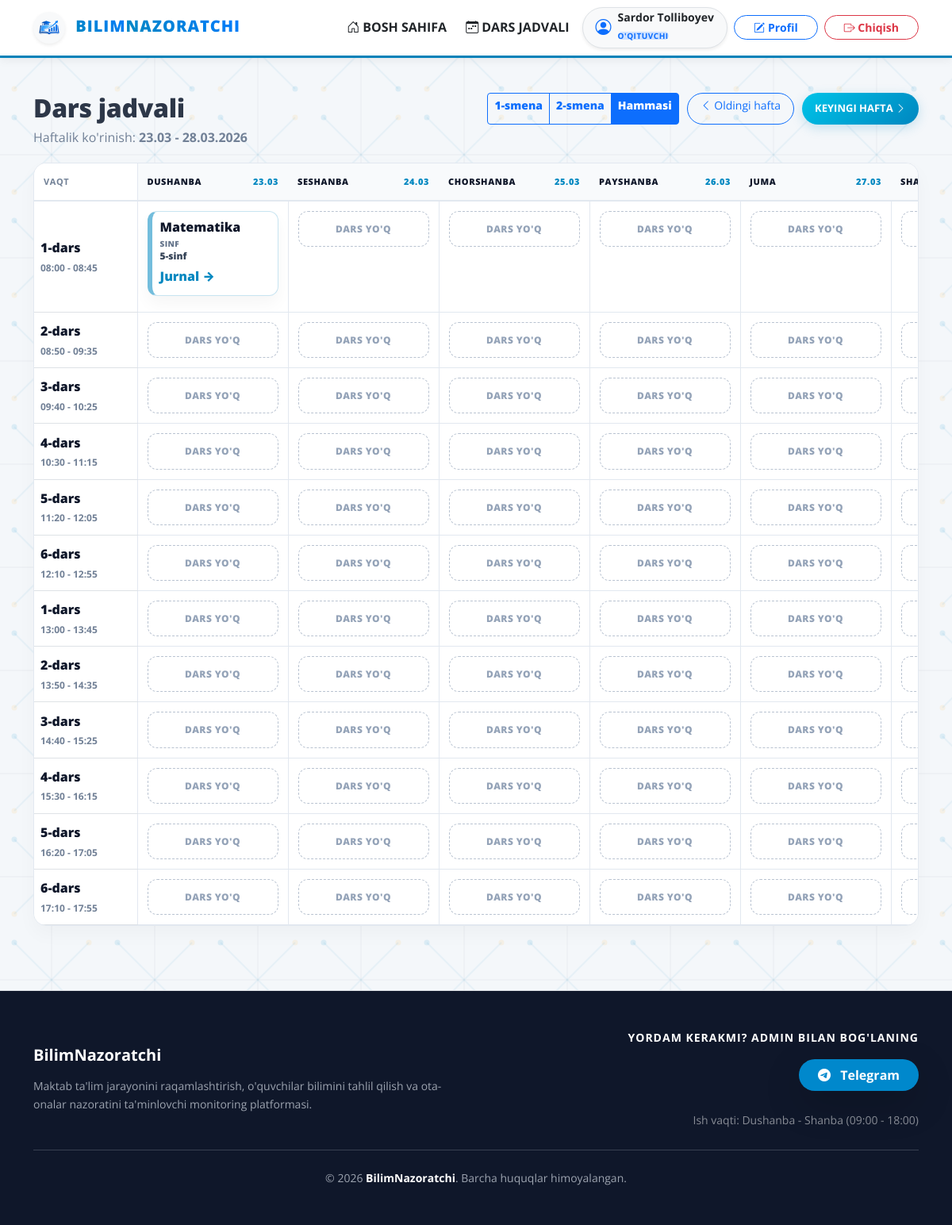
The page /dars-jadvali/ (signed in) on the database as committed earlier.
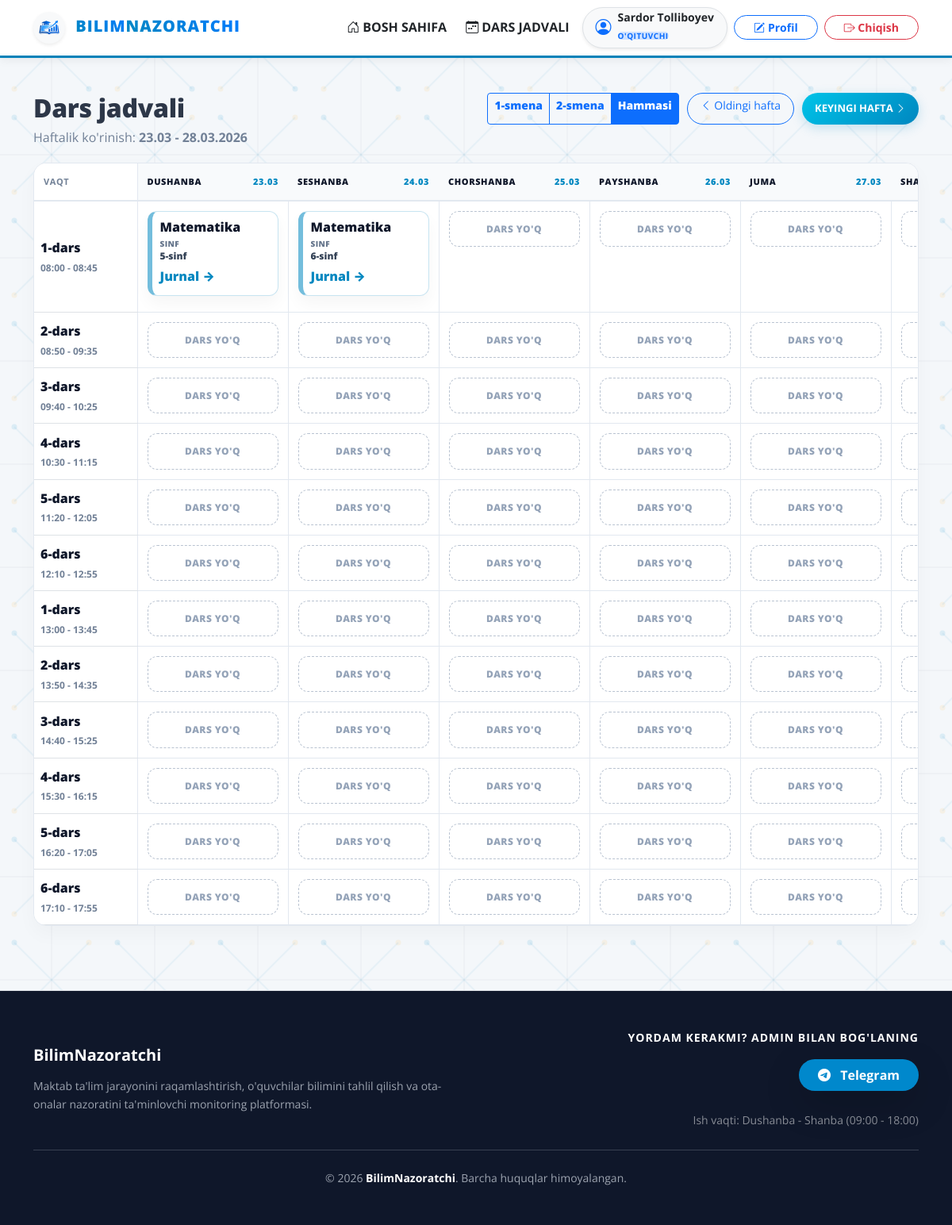
The same page on the database as committed later.
### apps/talim/models.py (models this page shows, shortened)
class Taqsimot(models.Model):
    HAFTA_KUNLARI = (
        ("1", "Dushanba"),
        ("2", "Seshanba"),
        ("3", "Chorshanba"),
        ("4", "Payshanba"),
        ("5", "Juma"),
        ("6", "Shanba"),
    )
    oqituvchi = models.ForeignKey(
        settings.AUTH_USER_MODEL,
        on_delete=models.CASCADE,
        limit_choices_to={"rol": "oqituvchi"},
        related_name="biriktirilgan_darslari",
        verbose_name="Mas'ul o'qituvchi",
    )
    sinf = models.ForeignKey(
        Sinf,
        on_delete=models.CASCADE,
        related_name="dars_jadvali",
        verbose_name="Sinf",
    )
    fan = models.ForeignKey(Fan, on_delete=models.CASCADE, verbose_name="Fan")
    kun = models.CharField("Hafta kuni", max_length=1, choices=HAFTA_KUNLARI)
    soat = models.TimeField("Dars boshlanish vaqti")
    class Meta:
        db_table = "dars_taqsimotlari"
        verbose_name = "Dars taqsimoti"
        verbose_name_plural = "Darslar taqsimoti"
        unique_together = ("sinf", "kun", "soat")

class Fan(models.Model):
    nomi = models.CharField("Fan nomi", max_length=100, unique=True)
    class Meta:
        db_table = "fanlar"
        verbose_name = "Fan"
        verbose_name_plural = "Fanlar"
        ordering = ["nomi"]

class Sinf(models.Model):
    nomi = models.CharField("Sinf nomi", max_length=50, unique=True, help_text="Masalan: 9-A")
    SMENA_TANLOVI = (
        ("1", "1-smena (08:00-13:00)"),
        ("2", "2-smena (13:00-17:55)"),
    )
    smena = models.CharField(
        "Smena",
        max_length=1,
        choices=SMENA_TANLOVI,
        default="1",
        help_text="Sinf qaysi smenada o'qishini tanlang.",
    )
    class Meta:
        db_table = "sinflar"
        verbose_name = "Sinf"
        verbose_name_plural = "Sinflar"
        ordering = ["nomi"]

### apps/talim/views.py (the view, shortened to what this page needs)
# urls.py: path('dars-jadvali/', haftalik_dars_jadvali_view, name='haftalik_dars_jadvali'),
@login_required
def haftalik_dars_jadvali_view(request):
    foydalanuvchi = request.user
    start_param = request.GET.get("start")
    asosiy_sana = parse_date(start_param) if start_param else date.today()
    if not asosiy_sana:
        asosiy_sana = date.today()
    hafta_boshi = _hafta_boshi(asosiy_sana)
    hafta_oxiri = hafta_boshi + timedelta(days=5)  # Dushanba..Shanba (6 kun)
    prev_hafta = hafta_boshi - timedelta(days=7)
    next_hafta = hafta_boshi + timedelta(days=7)
    sinf_id = request.GET.get("sinf")
    oqituvchi_id = request.GET.get("oqituvchi")
    smena = request.GET.get("smena")
    if getattr(foydalanuvchi, "rol", "") in {"oquvchi", "ota_ona"}:
        if foydalanuvchi.rol == "oquvchi" and getattr(foydalanuvchi, "sinf_id", None):
            sinf_obj = Sinf.objects.filter(id=foydalanuvchi.sinf_id).only("id", "smena").first()
            smena = sinf_obj.smena if sinf_obj else "1"
        elif foydalanuvchi.rol == "ota_ona" and getattr(foydalanuvchi, "farzandi_id", None):
            farzand = (
                Foydalanuvchi.objects.filter(id=foydalanuvchi.farzandi_id)
                .select_related("sinf")
                .only("id", "sinf__smena")
                .first()
            )
            smena = farzand.sinf.smena if farzand and farzand.sinf else "1"
        else:
            smena = "1"
    else:
        if smena not in {"1", "2", "all"}:
            if foydalanuvchi.is_staff or getattr(foydalanuvchi, "rol", "") == "admin":
                smena = "1"
            else:
                smena = "all"
        if (foydalanuvchi.is_staff or getattr(foydalanuvchi, "rol", "") == "admin") and sinf_id and request.GET.get("smena") is None:
            sinf_obj = Sinf.objects.filter(id=sinf_id).only("id", "smena").first()
            if sinf_obj:
                smena = sinf_obj.smena
    taqsimotlar = _taqsimot_queryset_user_uchun(foydalanuvchi, sinf_id=sinf_id, oqituvchi_id=oqituvchi_id)
    hafta_kunlari = [
        {"key": "1", "nomi": "Dushanba", "sana": hafta_boshi + timedelta(days=0)},
        {"key": "2", "nomi": "Seshanba", "sana": hafta_boshi + timedelta(days=1)},
        {"key": "3", "nomi": "Chorshanba", "sana": hafta_boshi + timedelta(days=2)},
        {"key": "4", "nomi": "Payshanba", "sana": hafta_boshi + timedelta(days=3)},
        {"key": "5", "nomi": "Juma", "sana": hafta_boshi + timedelta(days=4)},
        {"key": "6", "nomi": "Shanba", "sana": hafta_boshi + timedelta(days=5)},
    ]
    time_slots = _slotlar_bilan_birlash(taqsimotlar, smena=smena)
    cell_map = {}
    for t in taqsimotlar:
        kun_map = cell_map.setdefault(t.kun, {})
        kun_map.setdefault(t.soat.strftime("%H:%M"), []).append(t)
    sinflar = Sinf.objects.all().order_by("nomi")
    oqituvchilar = Foydalanuvchi.objects.filter(rol="oqituvchi").order_by("first_name", "last_name")
    fanlar = Fan.objects.all().order_by("nomi")
    if (foydalanuvchi.is_staff or getattr(foydalanuvchi, "rol", "") == "admin") and not sinf_id and not oqituvchi_id:
        messages.info(request, "Dars jadvalini ko'rish uchun sinf yoki o'qituvchini tanlang.")
    return render(
        request,
        "dars_jadvali/haftalik.html",
        {
            "hafta_boshi": hafta_boshi,
            "hafta_oxiri": hafta_oxiri,
            "prev_hafta": prev_hafta,
            "next_hafta": next_hafta,
            "hafta_kunlari": hafta_kunlari,
            "time_slots": time_slots,
            "cell_map": cell_map,
            "sinflar": sinflar,
            "oqituvchilar": oqituvchilar,
            "fanlar": fanlar,
            "tanlangan_sinf": sinf_id,
            "tanlangan_oqituvchi": oqituvchi_id,
            "tanlangan_smena": smena,
        },
    )

### apps/talim/templatetags/custom_filters.py (called while the page is built)
@register.filter(name='get_item')
def get_item(lugat, kalit):
    if lugat:
        return lugat.get(kalit)
    return None

### apps/talim/views.py (called while the page is built, shortened)
def _hafta_boshi(topilgan_sana: date) -> date:
    return topilgan_sana - timedelta(days=topilgan_sana.weekday())

def _slotlar_bilan_birlash(taqsimotlar, *, smena: str):
    barcha_slotlar = _dars_slotlari_yaratish()
    if smena == "1":
        slotlar = [s for s in barcha_slotlar if s["smena"] == "1"]
    elif smena == "2":
        slotlar = [s for s in barcha_slotlar if s["smena"] == "2"]
    else:
        slotlar = barcha_slotlar
    mavjud_vaqtlar = {s["start_str"] for s in slotlar}
    for taqsimot in taqsimotlar:
        start_str = taqsimot.soat.strftime("%H:%M")
        if smena in {"1", "2"}:
            if (smena == "1" and start_str >= "13:00") or (smena == "2" and start_str < "13:00"):
                continue
        if start_str in mavjud_vaqtlar:
            continue
    slotlar.sort(key=lambda s: s["start_str"])
    return slotlar

### templates/dars_jadvali/haftalik.html (shortened to what the changed rows need)
{% extends 'base.html' %}
{% load static %}
{% load custom_filters %}
{% block extra_css %}
  <link rel="stylesheet" href="{% static 'css/dars_jadvali.css' %}?v=20260317">
{% endblock %}
{% block content %}
<div class="bn-schedule-page">
  <div class="bn-page-header">
    <div>
      <h2 class="mb-1">Dars jadvali</h2>
    </div>
  </div>
  <div class="bn-schedule-card">
    {% if not time_slots %}
      <div class="p-4 text-center text-muted">
        Haftalik dars jadvali topilmadi.
      </div>
    {% else %}
      <div class="table-responsive">
        <table class="table bn-schedule-table mb-0">
          <thead>
            <tr>
              <th class="time-col">Vaqt</th>
              {% for day in hafta_kunlari %}
                <th>
                  <div class="day-head">
                    <div class="day-name">{{ day.nomi }}</div>
                    <div class="day-date">{{ day.sana|date:"d.m" }}</div>
                  </div>
                </th>
              {% endfor %}
            </tr>
          </thead>
          <tbody>
            {% for slot in time_slots %}
              <tr>
                <th class="time-col">
                  <div class="slot-wrap">
                    <div class="slot-lesson">
                      {% if slot.dars_raqami %}{{ slot.dars_raqami }}-dars{% else %}Dars{% endif %}
                    </div>
                    <div class="slot-time">{{ slot.range_str }}</div>
                  </div>
                </th>
                {% for day in hafta_kunlari %}
                  {% with day_map=cell_map|get_item:day.key %}
                    {% with lessons=day_map|get_item:slot.start_str %}
                      <td class="cell">
                        {% if lessons %}
                          {% for t in lessons %}
                            <div class="lesson-card">
                              <div class="lesson-title">{{ t.fan.nomi }}</div>
                              {% if user.rol == 'oqituvchi' %}
                                <div class="lesson-subtitle">
                                  <div class="label">Sinf</div>
                                  <div class="value">{{ t.sinf.nomi }}</div>
                                </div>
                              {% elif user.rol == 'oquvchi' or user.rol == 'ota_ona' %}
                                <div class="lesson-subtitle">
                                  <div class="label">Fan o'qituvchisi</div>
                                  <div class="value">{{ t.oqituvchi.get_full_name|default:t.oqituvchi.username }}</div>
                                </div>
                              {% endif %}
                              {% if user.rol == 'oqituvchi' %}
                                <a href="{% url 'talim:jurnal' t.id %}" class="lesson-link">Jurnal →</a>
                              {% endif %}
                            </div>
                          {% endfor %}
                        {% else %}
                          <div class="no-lesson">Dars yo'q</div>
                        {% endif %}
                      </td>
                    {% endwith %}
                  {% endwith %}
                {% endfor %}
              </tr>
            {% endfor %}
          </tbody>
        </table>
      </div>
    {% endif %}
  </div>
</div>
{% endblock %}

Rows that differ between the two databases and show on the page:
added Taqsimot: fan.nomi "Matematika", sinf.nomi "6-sinf"
Other text that changed with them:
list line gone: "DARS YO'Q"
